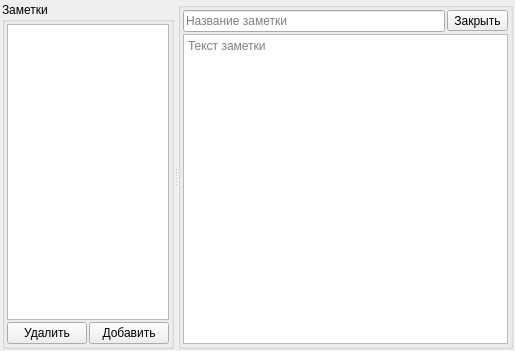
<?xml version="1.0" encoding="UTF-8"?>
<ui version="4.0">
 <class>Noter</class>
 <widget class="QMainWindow" name="Noter">
  <property name="geometry">
   <rect>
    <x>0</x>
    <y>0</y>
    <width>515</width>
    <height>351</height>
   </rect>
  </property>
  <property name="windowTitle">
   <string>Noter</string>
  </property>
  <widget class="QWidget" name="centralwidget">
   <layout class="QVBoxLayout" name="verticalLayout">
    <property name="spacing">
     <number>2</number>
    </property>
    <property name="leftMargin">
     <number>2</number>
    </property>
    <property name="topMargin">
     <number>2</number>
    </property>
    <property name="rightMargin">
     <number>2</number>
    </property>
    <property name="bottomMargin">
     <number>2</number>
    </property>
    <item>
     <widget class="QSplitter" name="splitter">
      <property name="orientation">
       <enum>Qt::Horizontal</enum>
      </property>
      <widget class="QGroupBox" name="listPanel">
       <property name="sizePolicy">
        <sizepolicy hsizetype="Preferred" vsizetype="Preferred">
         <horstretch>1</horstretch>
         <verstretch>0</verstretch>
        </sizepolicy>
       </property>
       <property name="title">
        <string>Заметки</string>
       </property>
       <property name="flat">
        <bool>true</bool>
       </property>
       <layout class="QGridLayout" name="gridLayout_2">
        <property name="leftMargin">
         <number>2</number>
        </property>
        <property name="topMargin">
         <number>2</number>
        </property>
        <property name="rightMargin">
         <number>2</number>
        </property>
        <property name="bottomMargin">
         <number>2</number>
        </property>
        <property name="spacing">
         <number>2</number>
        </property>
        <item row="1" column="2">
         <widget class="QPushButton" name="addButton">
          <property name="text">
           <string>Добавить</string>
          </property>
         </widget>
        </item>
        <item row="0" column="1" colspan="2">
         <widget class="QListView" name="listView">
          <property name="sizePolicy">
           <sizepolicy hsizetype="Expanding" vsizetype="Expanding">
            <horstretch>1</horstretch>
            <verstretch>0</verstretch>
           </sizepolicy>
          </property>
          <property name="minimumSize">
           <size>
            <width>150</width>
            <height>0</height>
           </size>
          </property>
         </widget>
        </item>
        <item row="1" column="1">
         <widget class="QPushButton" name="deleteButton">
          <property name="text">
           <string>Удалить</string>
          </property>
         </widget>
        </item>
       </layout>
      </widget>
      <widget class="QGroupBox" name="editPanel">
       <property name="sizePolicy">
        <sizepolicy hsizetype="Preferred" vsizetype="Preferred">
         <horstretch>5</horstretch>
         <verstretch>0</verstretch>
        </sizepolicy>
       </property>
       <property name="title">
        <string/>
       </property>
       <property name="flat">
        <bool>true</bool>
       </property>
       <layout class="QGridLayout" name="gridLayout">
        <property name="leftMargin">
         <number>2</number>
        </property>
        <property name="topMargin">
         <number>2</number>
        </property>
        <property name="rightMargin">
         <number>2</number>
        </property>
        <property name="bottomMargin">
         <number>2</number>
        </property>
        <property name="spacing">
         <number>2</number>
        </property>
        <item row="0" column="0">
         <widget class="QLineEdit" name="noteTitle">
          <property name="text">
           <string/>
          </property>
          <property name="placeholderText">
           <string>Название заметки</string>
          </property>
         </widget>
        </item>
        <item row="0" column="1">
         <widget class="QToolButton" name="closeButton">
          <property name="text">
           <string>Закрыть</string>
          </property>
         </widget>
        </item>
        <item row="1" column="0" colspan="2">
         <widget class="QTextEdit" name="noteContent">
          <property name="documentTitle">
           <string/>
          </property>
          <property name="placeholderText">
           <string>Текст заметки</string>
          </property>
         </widget>
        </item>
       </layout>
      </widget>
     </widget>
    </item>
   </layout>
  </widget>
  <widget class="QMenuBar" name="menubar">
   <property name="geometry">
    <rect>
     <x>0</x>
     <y>0</y>
     <width>515</width>
     <height>19</height>
    </rect>
   </property>
  </widget>
 </widget>
 <layoutdefault spacing="2" margin="4"/>
 <tabstops>
  <tabstop>listView</tabstop>
  <tabstop>noteTitle</tabstop>
  <tabstop>noteContent</tabstop>
  <tabstop>closeButton</tabstop>
  <tabstop>deleteButton</tabstop>
  <tabstop>addButton</tabstop>
 </tabstops>
 <resources/>
 <connections/>
</ui>
